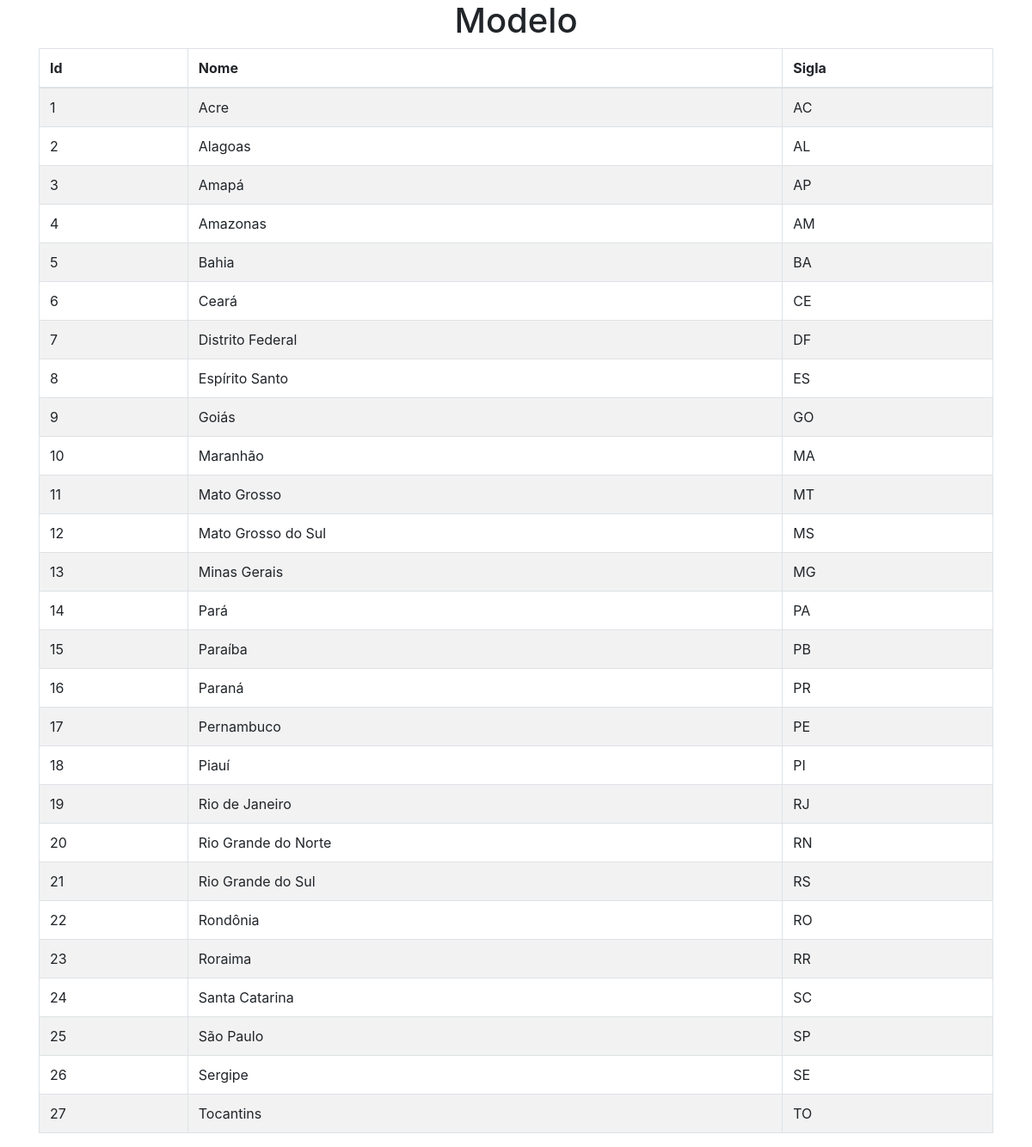
Page /src/html/index.php on the committed database.
### tables this page shows
CREATE TABLE `estados` (
  `id` int(11) NOT NULL AUTO_INCREMENT,
  `nome` varchar(50) NOT NULL,
  `sigla` char(2) NOT NULL,
  PRIMARY KEY (`id`),
  UNIQUE KEY `nome` (`nome`),
  UNIQUE KEY `sigla` (`sigla`)
);

### src/model/MySqlDAO.php (called while the page is built)
<?php
class MySqlDAO
{
    private static $instance;
    public static function getInstance(){
        if(empty(self::$instance)){
            self::$instance = new mysqli('mysql', 'root', '', 'supermercado_online');
            self::$instance->set_charset('utf8');
        }
        return self::$instance;
    }
}

### src/model/DAOInterface.php (called while the page is built, shortened)
<?php
include_once 'MySqlDAO.php';
abstract class DAOInterface
{
    public function __construct()
    {
        $this->mysqli = MySqlDAO::getInstance();
    }
}

### src/model/EstadosDAO.php (called while the page is built, shortened)
<?php
include_once 'DAOInterface.php';
include_once 'EstadosBean.php';
class EstadosDAO extends DAOInterface
{
    public function getAll(){
        return $this->select('SELECT * FROM estados ORDER BY nome');
    }
    protected function select($query):array
    {
        $listaEstados = array();
        $selectEstados = $this->mysqli->query($query);
        while($row = $selectEstados->fetch_array())
            $listaEstados[] = new EstadosBean($row['id'], $row['nome'], $row['sigla']);
        return $listaEstados;
    }
}

### src/model/EstadosBean.php (called while the page is built, shortened)
<?php
class EstadosBean
{
    private $id;
    private $nome;
    private $sigla;
    public function __construct($id, $nome, $sigla)
    {
        $this->id = $id;
        $this->nome = $nome;
        $this->sigla = $sigla;
    }
    public function getId()
    {
        return $this->id;
    }
    public function getNome()
    {
        return $this->nome;
    }
    public function getSigla()
    {
        return $this->sigla;
    }
}

### src/html/index.php (the view, shortened to what this page needs)
<?php
include_once '../model/EstadosDAO.php';
?>
<html lang="pt-br">
<?php
include_once '../view/head_section.php';
?>
<div class="container">
    <div class="row">
        <div class="col-xl-12 col-lg-12">
            <h1 class="text-center">
                Modelo
            </h1>
        </div>
    </div>
    <div class="row">
        <div class="col-xl-12 col-lg-12">
            <div class="table-responsive">
                <table class="table table-bordered table-hover table-striped">
                    <thead>
                    <tr>
                        <th>Id</th>
                        <th>Nome</th>
                        <th>Sigla</th>
                    </tr>
                    </thead>
                    <tbody>
                    <?php
                    $estadosDAO = new EstadosDAO();
                    foreach ($estadosDAO->getAll() as $estadoBean){
                        if($estadoBean instanceof EstadosBean){
                    ?>
                            <tr>
                                <td><?php echo $estadoBean->getId() ?></td>
                                <td><?php echo $estadoBean->getNome() ?></td>
                                <td><?php echo $estadoBean->getSigla() ?></td>
                            </tr>
                    <?php
                        }
                    }
                    ?>
                    </tbody>
                </table>
            </div>
        </div>
    </div>
</div>
</html>

### src/view/head_section.php (shortened to what this page needs)
<head>
    <link rel="stylesheet" href="<?php echo URL_CSS_DIR ?>/bootstrap.min.css">
    <link rel="stylesheet" href="<?php echo URL_CSS_DIR ?>/bootstrap-datepicker.min.css">
    <link rel="stylesheet" href="<?php echo URL_CSS_DIR ?>/bootstrap-select.min.css">
</head>

### rows in the picture
estados: id "1", nome "Acre", sigla "AC"
estados: id "2", nome "Alagoas", sigla "AL"
estados: id "3", nome "Amapá", sigla "AP"
estados: id "4", nome "Amazonas", sigla "AM"
estados: id "5", nome "Bahia", sigla "BA"
estados: id "6", nome "Ceará", sigla "CE"
estados: id "7", nome "Distrito Federal", sigla "DF"
estados: id "8", nome "Espírito Santo", sigla "ES"
estados: id "9", nome "Goiás", sigla "GO"
estados: id "10", nome "Maranhão", sigla "MA"
estados: id "11", nome "Mato Grosso", sigla "MT"
estados: id "12", nome "Mato Grosso do Sul", sigla "MS"
estados: id "13", nome "Minas Gerais", sigla "MG"
estados: id "14", nome "Pará", sigla "PA"
estados: id "15", nome "Paraíba", sigla "PB"
estados: id "16", nome "Paraná", sigla "PR"
estados: id "17", nome "Pernambuco", sigla "PE"
estados: id "18", nome "Piauí", sigla "PI"
estados: id "19", nome "Rio de Janeiro", sigla "RJ"
estados: id "20", nome "Rio Grande do Norte", sigla "RN"
estados: id "21", nome "Rio Grande do Sul", sigla "RS"
estados: id "22", nome "Rondônia", sigla "RO"
estados: id "23", nome "Roraima", sigla "RR"
estados: id "24", nome "Santa Catarina", sigla "SC"
estados: id "25", nome "São Paulo", sigla "SP"
estados: id "26", nome "Sergipe", sigla "SE"
estados: id "27", nome "Tocantins", sigla "TO"
